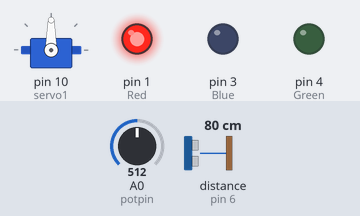
The sketch below on a simulated Arduino Uno, built with avr-gcc and run on an emulated ATmega328P. Parts: servo, output pins drawn as LEDs (lit = HIGH). Wiring (inferred from the names in the program): ultrasonic range finder: trigger pin 5; echo pin 6. The inputs (shaded band) are chosen by the test bench; at power-on: A0 (potpin) = 512, distance to the obstacle (sensor on pin 6) 80 cm. The echo pulse lasts 58.3 µs per cm; pins used as bus, display or sensor lines are not drawn.

Above: at 9.8 s.
9.9 s: A0 (potpin) set to 716
At 12.9 s:
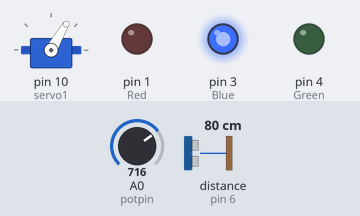
19.5 s: A0 (potpin) set to 900
At 25.2 s:
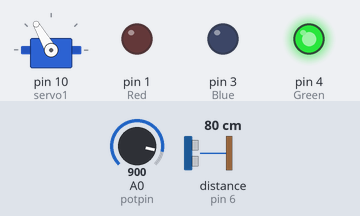
30.5 s: A0 (potpin) set to 1023
At 37.0 s:
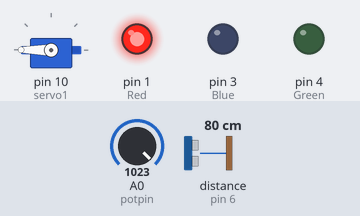
39.5 s: A0 (potpin) set to 306
48.6 s: A0 (potpin) set to 122
Timing chart, 0 to 58.6 s (numbered marks = the images above; inputs shaded):
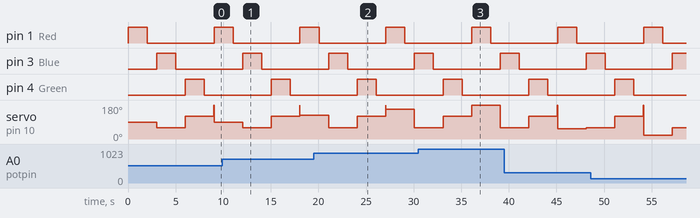

The sketch:

neat_gogo1.ino
```cpp
 #include <Servo.h>
int potpin = 0;
int val;
int  Red = 1;
int Blue = 3;
int Green = 4;
Servo servo1;
int trigPin = 5;
int echoPin = 6;
long distance;
long duration;

void setup()
{
  pinMode(Red, OUTPUT);
  pinMode(Blue, OUTPUT);
  pinMode(Green, OUTPUT);
  pinMode(trigPin, OUTPUT);
  pinMode(echoPin, INPUT);
   servo1.attach(10);

}

void loop()
{
  ultra();
  servo1.write(0);
  val= analogRead(potpin);
  val = map(val, 0, 1023, 0, 180);
  servo1.write(val);
  delay(15);
  if(distance <=10){
    digitalWrite(Red, HIGH);
    delay(2000);
    digitalWrite(Red, LOW);
    delay(1000);
    servo1.write(60);
  }
  else{servo1.write(0);}

  if(distance <=10){
    digitalWrite(Blue,HIGH);
    delay(2000);
    digitalWrite(Blue, LOW);
    delay(1000);
    servo1.write(120);
  }
  else{servo1.write(0);}
  if(distance <=10){
    digitalWrite(Green,HIGH);
    delay(2000);
    digitalWrite(Green, LOW);
    delay(1000);
    servo1.write(180);
  }
  else{servo1.write(0);}

}


void ultra(){
  digitalWrite(trigPin, LOW);
  delayMicroseconds(2);
  digitalWrite(trigPin, HIGH);
  delayMicroseconds(10);
  digitalWrite(trigPin, LOW);
  duration = pulseIn(echoPin, HIGH);
  //distance= duration*0.343/2;
 }
```
